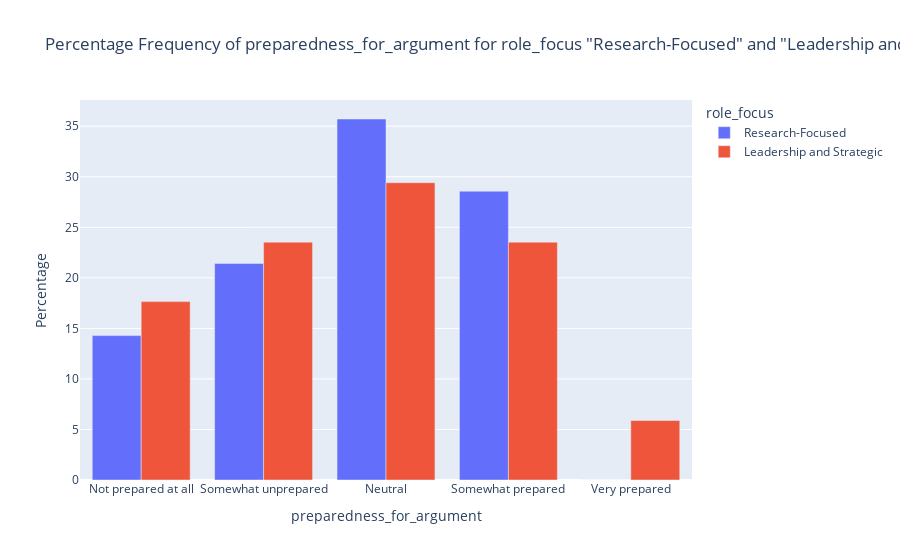

Write notebook code for a chart like this one.
### Markdown cell above
### ABA Readiness & Needs
<a id="readiness_needs"></a>

### Code cell
response_options = [
            "Not prepared at all",
            "Somewhat unprepared",
            "Neutral",
            "Somewhat prepared",
            "Very prepared"]

# Specify the two roles
select_from = 'role_focus'
sel1 = 'Research-Focused'
sel2 = 'Leadership and Strategic'
plot_val = 'preparedness_for_argument'

barplot_grouped(df, plot_val, select_from, sel1, sel2,category_order=response_options)

### Figure 1 — Plotly figure (JSON) as saved in the notebook; plotly's stock layout.template omitted (floating-point values rounded to 4 significant figures)
{"data": [{"alignmentgroup": "True", "customdata": [[5], [0], [4], [2], [3]], "hovertemplate": "role_focus=Research-Focused<br>preparedness_for_argument=%{x}<br>Percentage=%{y}<br>Frequency=%{customdata[0]}<extra></extra>", "legendgroup": "Research-Focused", "marker": {"color": "#636efa", "pattern": {"shape": ""}}, "name": "Research-Focused", "offsetgroup": "Research-Focused", "orientation": "v", "showlegend": true, "textposition": "auto", "type": "bar", "x": ["Neutral", "Very prepared", "Somewhat prepared", "Not prepared at all", "Somewhat unprepared"], "xaxis": "x", "y": [35.71, 0, 28.57, 14.29, 21.43], "yaxis": "y"}, {"alignmentgroup": "True", "customdata": [[5], [1], [4], [3], [4]], "hovertemplate": "role_focus=Leadership and Strategic<br>preparedness_for_argument=%{x}<br>Percentage=%{y}<br>Frequency=%{customdata[0]}<extra></extra>", "legendgroup": "Leadership and Strategic", "marker": {"color": "#EF553B", "pattern": {"shape": ""}}, "name": "Leadership and Strategic", "offsetgroup": "Leadership and Strategic", "orientation": "v", "showlegend": true, "textposition": "auto", "type": "bar", "x": ["Neutral", "Very prepared", "Somewhat prepared", "Not prepared at all", "Somewhat unprepared"], "xaxis": "x", "y": [29.41, 5.882, 23.53, 17.65, 23.53], "yaxis": "y"}], "layout": {"barmode": "group", "legend": {"title": {"text": "role_focus"}, "tracegroupgap": 0}, "title": {"text": "Percentage Frequency of preparedness_for_argument for role_focus \"Research-Focused\" and \"Leadership and Strategic\""}, "xaxis": {"anchor": "y", "categoryarray": ["Not prepared at all", "Somewhat unprepared", "Neutral", "Somewhat prepared", "Very prepared"], "categoryorder": "array", "domain": [0, 1], "title": {"text": "preparedness_for_argument"}}, "yaxis": {"anchor": "x", "domain": [0, 1], "title": {"text": "Percentage"}}}}
